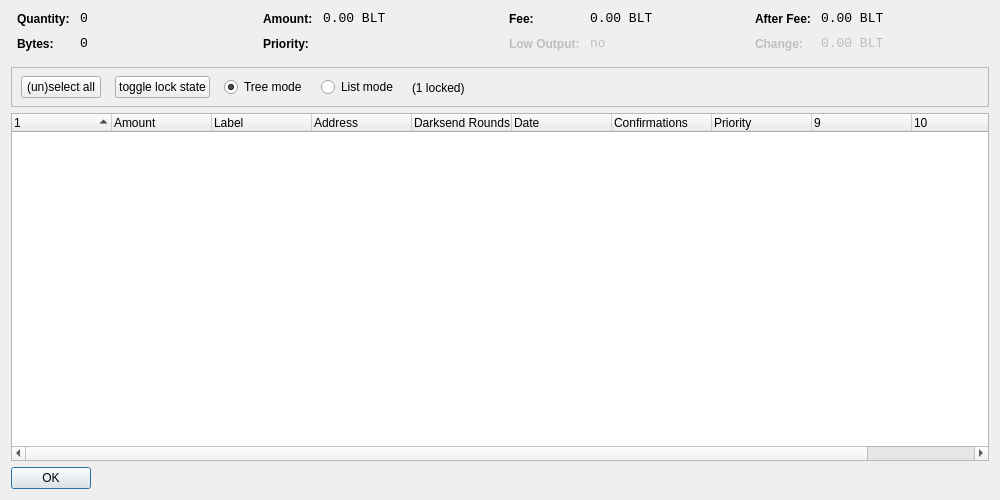
<?xml version="1.0" encoding="UTF-8"?>
<ui version="4.0">
 <class>CoinControlDialog</class>
 <widget class="QDialog" name="CoinControlDialog">
  <property name="geometry">
   <rect>
    <x>0</x>
    <y>0</y>
    <width>1000</width>
    <height>500</height>
   </rect>
  </property>
  <property name="windowTitle">
   <string>Coin Control</string>
  </property>
  <layout class="QVBoxLayout" name="verticalLayout">
   <item>
    <layout class="QHBoxLayout" name="horizontalLayoutTop" stretch="0,0,0,0">
     <property name="topMargin">
      <number>0</number>
     </property>
     <property name="bottomMargin">
      <number>10</number>
     </property>
     <item>
      <layout class="QFormLayout" name="formLayoutCoinControl1">
       <property name="horizontalSpacing">
        <number>10</number>
       </property>
       <property name="verticalSpacing">
        <number>10</number>
       </property>
       <property name="leftMargin">
        <number>6</number>
       </property>
       <property name="rightMargin">
        <number>6</number>
       </property>
       <item row="0" column="0">
        <widget class="QLabel" name="labelCoinControlQuantityText">
         <property name="styleSheet">
          <string notr="true">font-weight:bold;</string>
         </property>
         <property name="text">
          <string>Quantity:</string>
         </property>
        </widget>
       </item>
       <item row="0" column="1">
        <widget class="QLabel" name="labelCoinControlQuantity">
         <property name="font">
          <font>
           <family>Monospace</family>
           <pointsize>10</pointsize>
          </font>
         </property>
         <property name="cursor">
          <cursorShape>IBeamCursor</cursorShape>
         </property>
         <property name="contextMenuPolicy">
          <enum>Qt::ActionsContextMenu</enum>
         </property>
         <property name="text">
          <string notr="true">0</string>
         </property>
         <property name="textInteractionFlags">
          <set>Qt::LinksAccessibleByMouse|Qt::TextSelectableByKeyboard|Qt::TextSelectableByMouse</set>
         </property>
        </widget>
       </item>
       <item row="1" column="0">
        <widget class="QLabel" name="labelCoinControlBytesText">
         <property name="styleSheet">
          <string notr="true">font-weight:bold;</string>
         </property>
         <property name="text">
          <string>Bytes:</string>
         </property>
        </widget>
       </item>
       <item row="1" column="1">
        <widget class="QLabel" name="labelCoinControlBytes">
         <property name="font">
          <font>
           <family>Monospace</family>
           <pointsize>10</pointsize>
          </font>
         </property>
         <property name="cursor">
          <cursorShape>IBeamCursor</cursorShape>
         </property>
         <property name="contextMenuPolicy">
          <enum>Qt::ActionsContextMenu</enum>
         </property>
         <property name="text">
          <string notr="true">0</string>
         </property>
         <property name="textInteractionFlags">
          <set>Qt::LinksAccessibleByMouse|Qt::TextSelectableByKeyboard|Qt::TextSelectableByMouse</set>
         </property>
        </widget>
       </item>
      </layout>
     </item>
     <item>
      <layout class="QFormLayout" name="formLayoutCoinControl2">
       <property name="horizontalSpacing">
        <number>10</number>
       </property>
       <property name="verticalSpacing">
        <number>10</number>
       </property>
       <property name="leftMargin">
        <number>6</number>
       </property>
       <property name="rightMargin">
        <number>6</number>
       </property>
       <item row="0" column="0">
        <widget class="QLabel" name="labelCoinControlAmountText">
         <property name="styleSheet">
          <string notr="true">font-weight:bold;</string>
         </property>
         <property name="text">
          <string>Amount:</string>
         </property>
        </widget>
       </item>
       <item row="0" column="1">
        <widget class="QLabel" name="labelCoinControlAmount">
         <property name="font">
          <font>
           <family>Monospace</family>
           <pointsize>10</pointsize>
          </font>
         </property>
         <property name="cursor">
          <cursorShape>IBeamCursor</cursorShape>
         </property>
         <property name="contextMenuPolicy">
          <enum>Qt::ActionsContextMenu</enum>
         </property>
         <property name="text">
          <string notr="true">0.00 BLT</string>
         </property>
         <property name="textInteractionFlags">
          <set>Qt::LinksAccessibleByMouse|Qt::TextSelectableByKeyboard|Qt::TextSelectableByMouse</set>
         </property>
        </widget>
       </item>
       <item row="1" column="0">
        <widget class="QLabel" name="labelCoinControlPriorityText">
         <property name="styleSheet">
          <string notr="true">font-weight:bold;</string>
         </property>
         <property name="text">
          <string>Priority:</string>
         </property>
        </widget>
       </item>
       <item row="1" column="1">
        <widget class="QLabel" name="labelCoinControlPriority">
         <property name="font">
          <font>
           <family>Monospace</family>
           <pointsize>10</pointsize>
          </font>
         </property>
         <property name="cursor">
          <cursorShape>IBeamCursor</cursorShape>
         </property>
         <property name="contextMenuPolicy">
          <enum>Qt::ActionsContextMenu</enum>
         </property>
         <property name="text">
          <string/>
         </property>
         <property name="textInteractionFlags">
          <set>Qt::LinksAccessibleByMouse|Qt::TextSelectableByKeyboard|Qt::TextSelectableByMouse</set>
         </property>
        </widget>
       </item>
      </layout>
     </item>
     <item>
      <layout class="QFormLayout" name="formLayoutCoinControl3">
       <property name="horizontalSpacing">
        <number>10</number>
       </property>
       <property name="verticalSpacing">
        <number>10</number>
       </property>
       <property name="leftMargin">
        <number>6</number>
       </property>
       <property name="rightMargin">
        <number>6</number>
       </property>
       <item row="0" column="0">
        <widget class="QLabel" name="labelCoinControlFeeText">
         <property name="styleSheet">
          <string notr="true">font-weight:bold;</string>
         </property>
         <property name="text">
          <string>Fee:</string>
         </property>
        </widget>
       </item>
       <item row="0" column="1">
        <widget class="QLabel" name="labelCoinControlFee">
         <property name="font">
          <font>
           <family>Monospace</family>
           <pointsize>10</pointsize>
          </font>
         </property>
         <property name="cursor">
          <cursorShape>IBeamCursor</cursorShape>
         </property>
         <property name="contextMenuPolicy">
          <enum>Qt::ActionsContextMenu</enum>
         </property>
         <property name="text">
          <string notr="true">0.00 BLT</string>
         </property>
         <property name="textInteractionFlags">
          <set>Qt::LinksAccessibleByMouse|Qt::TextSelectableByKeyboard|Qt::TextSelectableByMouse</set>
         </property>
        </widget>
       </item>
       <item row="1" column="0">
        <widget class="QLabel" name="labelCoinControlLowOutputText">
         <property name="enabled">
          <bool>false</bool>
         </property>
         <property name="styleSheet">
          <string notr="true">font-weight:bold;</string>
         </property>
         <property name="text">
          <string>Low Output:</string>
         </property>
        </widget>
       </item>
       <item row="1" column="1">
        <widget class="QLabel" name="labelCoinControlLowOutput">
         <property name="enabled">
          <bool>false</bool>
         </property>
         <property name="font">
          <font>
           <family>Monospace</family>
           <pointsize>10</pointsize>
          </font>
         </property>
         <property name="cursor">
          <cursorShape>IBeamCursor</cursorShape>
         </property>
         <property name="contextMenuPolicy">
          <enum>Qt::ActionsContextMenu</enum>
         </property>
         <property name="text">
          <string notr="true">no</string>
         </property>
         <property name="textInteractionFlags">
          <set>Qt::LinksAccessibleByMouse|Qt::TextSelectableByKeyboard|Qt::TextSelectableByMouse</set>
         </property>
        </widget>
       </item>
      </layout>
     </item>
     <item>
      <layout class="QFormLayout" name="formLayoutCoinControl4">
       <property name="horizontalSpacing">
        <number>10</number>
       </property>
       <property name="verticalSpacing">
        <number>10</number>
       </property>
       <property name="leftMargin">
        <number>6</number>
       </property>
       <property name="rightMargin">
        <number>6</number>
       </property>
       <item row="0" column="0">
        <widget class="QLabel" name="labelCoinControlAfterFeeText">
         <property name="styleSheet">
          <string notr="true">font-weight:bold;</string>
         </property>
         <property name="text">
          <string>After Fee:</string>
         </property>
        </widget>
       </item>
       <item row="0" column="1">
        <widget class="QLabel" name="labelCoinControlAfterFee">
         <property name="font">
          <font>
           <family>Monospace</family>
           <pointsize>10</pointsize>
          </font>
         </property>
         <property name="cursor">
          <cursorShape>IBeamCursor</cursorShape>
         </property>
         <property name="contextMenuPolicy">
          <enum>Qt::ActionsContextMenu</enum>
         </property>
         <property name="text">
          <string notr="true">0.00 BLT</string>
         </property>
         <property name="textInteractionFlags">
          <set>Qt::LinksAccessibleByMouse|Qt::TextSelectableByKeyboard|Qt::TextSelectableByMouse</set>
         </property>
        </widget>
       </item>
       <item row="1" column="0">
        <widget class="QLabel" name="labelCoinControlChangeText">
         <property name="enabled">
          <bool>false</bool>
         </property>
         <property name="styleSheet">
          <string notr="true">font-weight:bold;</string>
         </property>
         <property name="text">
          <string>Change:</string>
         </property>
        </widget>
       </item>
       <item row="1" column="1">
        <widget class="QLabel" name="labelCoinControlChange">
         <property name="enabled">
          <bool>false</bool>
         </property>
         <property name="font">
          <font>
           <family>Monospace</family>
           <pointsize>10</pointsize>
          </font>
         </property>
         <property name="cursor">
          <cursorShape>IBeamCursor</cursorShape>
         </property>
         <property name="contextMenuPolicy">
          <enum>Qt::ActionsContextMenu</enum>
         </property>
         <property name="text">
          <string notr="true">0.00 BLT</string>
         </property>
         <property name="textInteractionFlags">
          <set>Qt::LinksAccessibleByMouse|Qt::TextSelectableByKeyboard|Qt::TextSelectableByMouse</set>
         </property>
        </widget>
       </item>
      </layout>
     </item>
    </layout>
   </item>
   <item>
    <widget class="QFrame" name="frame">
     <property name="minimumSize">
      <size>
       <width>0</width>
       <height>40</height>
      </size>
     </property>
     <property name="frameShape">
      <enum>QFrame::StyledPanel</enum>
     </property>
     <property name="frameShadow">
      <enum>QFrame::Sunken</enum>
     </property>
     <widget class="QWidget" name="horizontalLayoutWidget">
      <property name="geometry">
       <rect>
        <x>10</x>
        <y>0</y>
        <width>781</width>
        <height>41</height>
       </rect>
      </property>
      <layout class="QHBoxLayout" name="horizontalLayoutPanel" stretch="0,0,0,0,0">
       <property name="spacing">
        <number>14</number>
       </property>
       <item>
        <widget class="QPushButton" name="pushButtonSelectAll">
         <property name="sizePolicy">
          <sizepolicy hsizetype="Maximum" vsizetype="Fixed">
           <horstretch>0</horstretch>
           <verstretch>0</verstretch>
          </sizepolicy>
         </property>
         <property name="text">
          <string>(un)select all</string>
         </property>
        </widget>
       </item>
        <item>
         <widget class="QPushButton" name="pushButtonToggleLock">
          <property name="sizePolicy">
           <sizepolicy hsizetype="Maximum" vsizetype="Fixed">
            <horstretch>0</horstretch>
            <verstretch>0</verstretch>
           </sizepolicy>
          </property>
          <property name="text">
           <string>toggle lock state</string>
          </property>
          <property name="autoDefault">
           <bool>false</bool>
          </property>
         </widget>
        </item>
       <item>
        <widget class="QRadioButton" name="radioTreeMode">
         <property name="sizePolicy">
          <sizepolicy hsizetype="Maximum" vsizetype="Fixed">
           <horstretch>0</horstretch>
           <verstretch>0</verstretch>
          </sizepolicy>
         </property>
         <property name="text">
          <string>Tree mode</string>
         </property>
         <property name="checked">
          <bool>true</bool>
         </property>
        </widget>
       </item>
       <item>
        <widget class="QRadioButton" name="radioListMode">
         <property name="sizePolicy">
          <sizepolicy hsizetype="Maximum" vsizetype="Fixed">
           <horstretch>0</horstretch>
           <verstretch>0</verstretch>
          </sizepolicy>
         </property>
         <property name="text">
          <string>List mode</string>
         </property>
        </widget>
       </item>
        <item>
         <widget class="QLabel" name="labelLocked">
          <property name="text">
           <string>(1 locked)</string>
          </property>
         </widget>
        </item>
       <item>
        <spacer name="horizontalSpacer">
         <property name="orientation">
          <enum>Qt::Horizontal</enum>
         </property>
         <property name="sizeHint" stdset="0">
          <size>
           <width>40</width>
           <height>20</height>
          </size>
         </property>
        </spacer>
       </item>
      </layout>
     </widget>
    </widget>
   </item>
   <item>
    <widget class="CoinControlTreeWidget" name="treeWidget">
     <property name="contextMenuPolicy">
      <enum>Qt::CustomContextMenu</enum>
     </property>
     <property name="sortingEnabled">
      <bool>false</bool>
     </property>
     <property name="columnCount">
      <number>11</number>
     </property>
     <attribute name="headerShowSortIndicator" stdset="0">
      <bool>true</bool>
     </attribute>
     <attribute name="headerStretchLastSection">
      <bool>false</bool>
     </attribute>
     <column>
      <property name="text">
       <string/>
      </property>
     </column>
     <column>
      <property name="text">
       <string>Amount</string>
      </property>
     </column>
     <column>
      <property name="text">
       <string>Label</string>
      </property>
     </column>
     <column>
      <property name="text">
       <string>Address</string>
      </property>
     </column>
     <column>
      <property name="text">
       <string>Darksend Rounds</string>
      </property>
    </column>
     <column>
      <property name="text">
       <string>Date</string>
      </property>
     </column>
     <column>
      <property name="text">
       <string>Confirmations</string>
      </property>
      <property name="toolTip">
       <string>Confirmed</string>
      </property>
     </column>
     <column>
      <property name="text">
       <string>Priority</string>
      </property>
     </column>
     <column>
      <property name="text">
       <string/>
      </property>
     </column>
     <column>
      <property name="text">
       <string/>
      </property>
     </column>
     <column>
      <property name="text">
       <string/>
      </property>
     </column>
     <column>
      <property name="text">
       <string/>
      </property>
     </column>
    </widget>
   </item>
   <item>
    <widget class="QDialogButtonBox" name="buttonBox">
     <property name="sizePolicy">
      <sizepolicy hsizetype="Maximum" vsizetype="Fixed">
       <horstretch>0</horstretch>
       <verstretch>0</verstretch>
      </sizepolicy>
     </property>
     <property name="orientation">
      <enum>Qt::Horizontal</enum>
     </property>
     <property name="standardButtons">
      <set>QDialogButtonBox::Ok</set>
     </property>
    </widget>
   </item>
  </layout>
 </widget>
 <customwidgets>
  <customwidget>
   <class>CoinControlTreeWidget</class>
   <extends>QTreeWidget</extends>
   <header>coincontroltreewidget.h</header>
  </customwidget>
 </customwidgets>
 <resources/>
 <connections/>
</ui>
